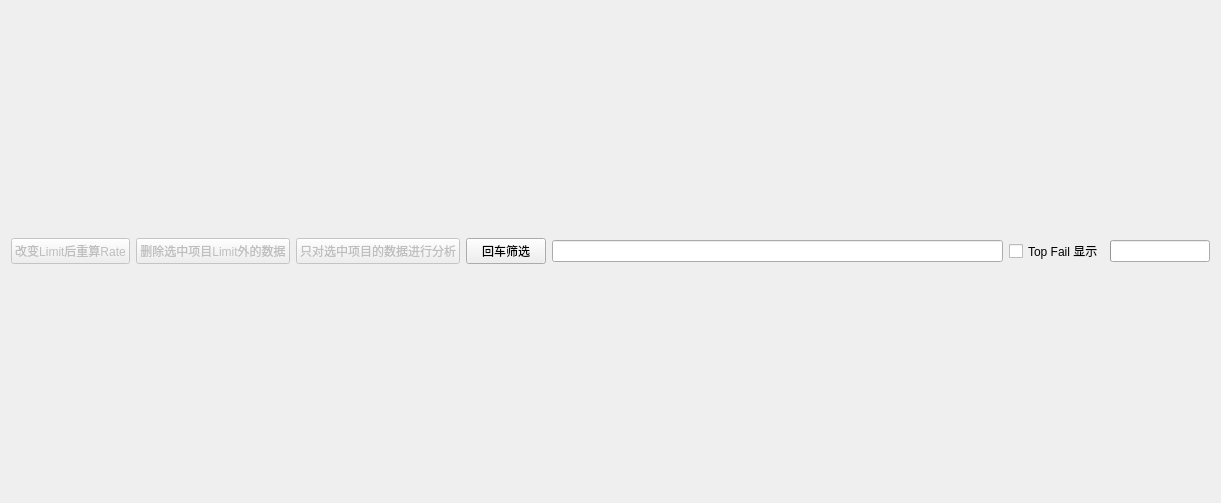
<?xml version="1.0" encoding="UTF-8"?>
<ui version="4.0">
 <class>Form</class>
 <widget class="QWidget" name="Form">
  <property name="geometry">
   <rect>
    <x>0</x>
    <y>0</y>
    <width>1221</width>
    <height>503</height>
   </rect>
  </property>
  <property name="windowTitle">
   <string>Form</string>
  </property>
  <layout class="QVBoxLayout" name="verticalLayout">
   <item>
    <layout class="QHBoxLayout" name="horizontalLayout"/>
   </item>
   <item>
    <layout class="QHBoxLayout" name="horizontalLayout_2">
     <item>
      <widget class="QPushButton" name="pushButton">
       <property name="enabled">
        <bool>false</bool>
       </property>
       <property name="text">
        <string>改变Limit后重算Rate</string>
       </property>
      </widget>
     </item>
     <item>
      <widget class="QPushButton" name="pushButton_2">
       <property name="enabled">
        <bool>false</bool>
       </property>
       <property name="text">
        <string>删除选中项目Limit外的数据</string>
       </property>
      </widget>
     </item>
     <item>
      <widget class="QPushButton" name="pushButton_4">
       <property name="enabled">
        <bool>false</bool>
       </property>
       <property name="text">
        <string>只对选中项目的数据进行分析</string>
       </property>
      </widget>
     </item>
     <item>
      <widget class="QPushButton" name="pushButton_3">
       <property name="text">
        <string>回车筛选</string>
       </property>
       <property name="icon">
        <iconset resource="../../ui_resource/pyqtsource.qrc">
         <normaloff>:/pyqt/source/images/lc_recsearch.png</normaloff>:/pyqt/source/images/lc_recsearch.png</iconset>
       </property>
      </widget>
     </item>
     <item>
      <widget class="QLineEdit" name="lineEdit"/>
     </item>
     <item>
      <widget class="QCheckBox" name="checkBox">
       <property name="text">
        <string>Top Fail 显示</string>
       </property>
      </widget>
     </item>
     <item>
      <widget class="QProgressBar" name="progressBar">
       <property name="maximumSize">
        <size>
         <width>100</width>
         <height>16777215</height>
        </size>
       </property>
       <property name="value">
        <number>0</number>
       </property>
       <property name="textVisible">
        <bool>false</bool>
       </property>
      </widget>
     </item>
    </layout>
   </item>
  </layout>
 </widget>
 <resources>
  <include location="../../ui_resource/pyqtsource.qrc"/>
 </resources>
 <connections/>
</ui>
